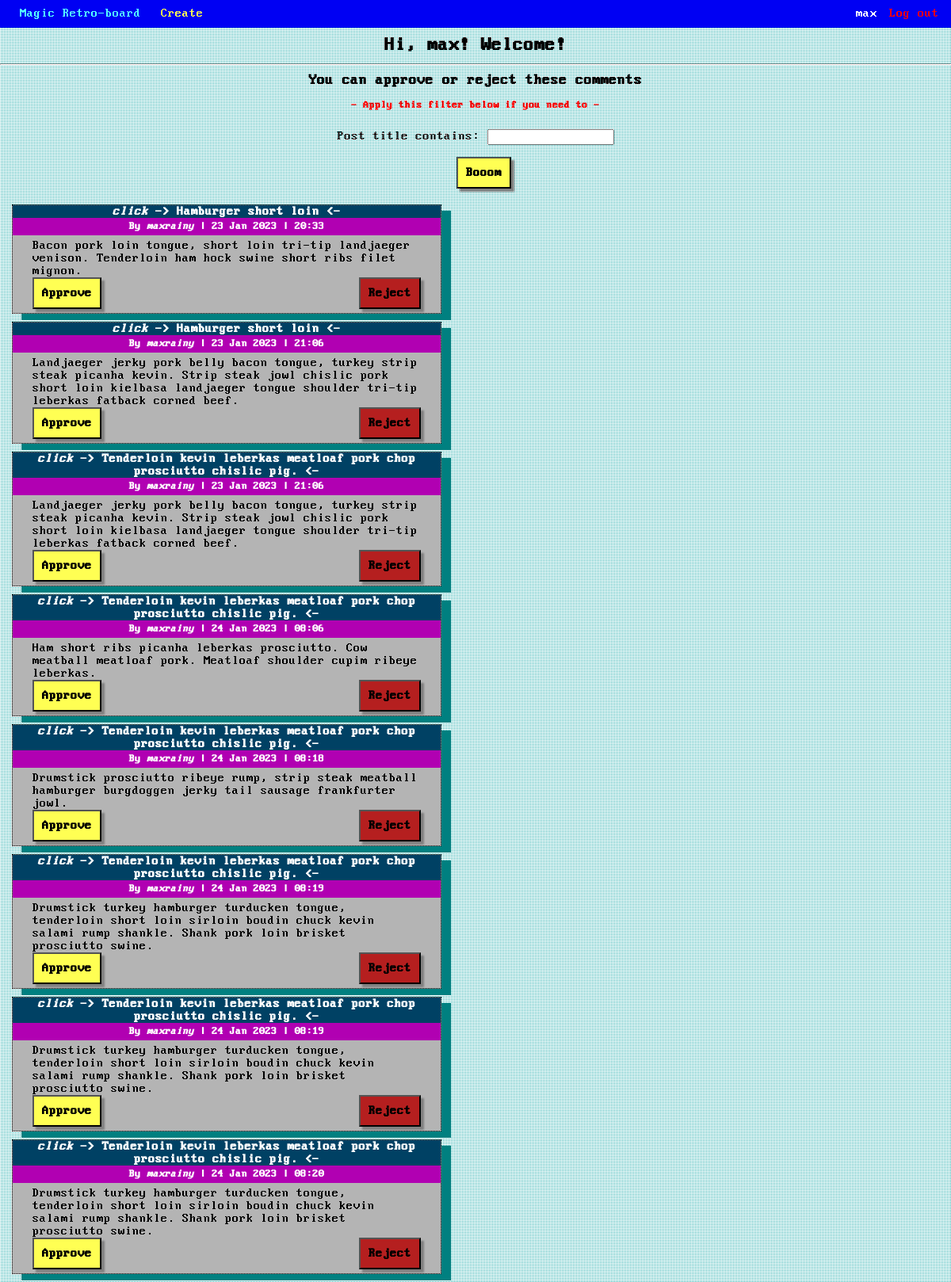
The page /profile/ (signed in) on the database as committed earlier.
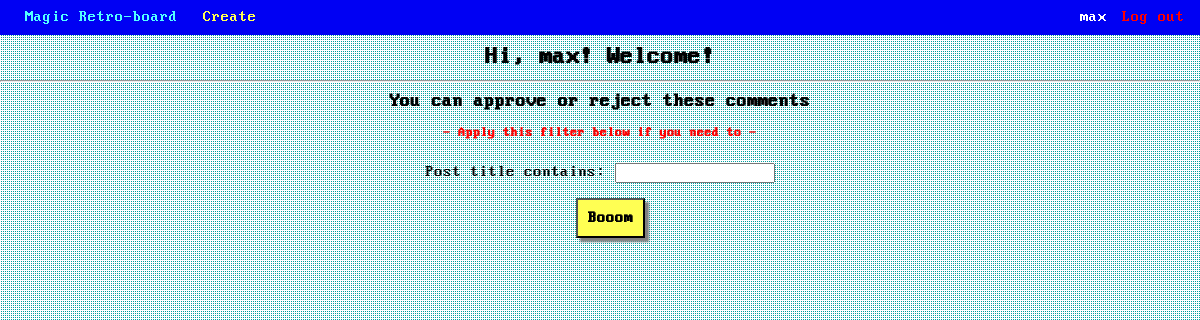
The same page on the database as committed later.
### board/models.py (models this page shows, shortened)
class Comment(models.Model):
    author = models.ForeignKey(User, on_delete=models.CASCADE, related_name='comment_user')
    text = models.TextField(max_length=255)  # simple text field to contain the comment
    post = models.ForeignKey(Post, on_delete=models.CASCADE, related_name='comment_post')  # o-t-o with Post
    rating = models.IntegerField(default=0)  # rating of the comment, starts from 0 initially
    created = models.DateTimeField(auto_now_add=True)  # time-field with automatically managed creation time
    approved = models.BooleanField(default=False)  # to check whether comment approved by the post author or not

class Post(models.Model):
    title = models.CharField(max_length=255)  # title column
    text = RichTextUploadingField()  # text column
    created = models.DateTimeField(auto_now_add=True)
    category = models.ForeignKey(Category, on_delete=models.CASCADE, related_name='post_category')  # o-t-o - Category
    author = models.ForeignKey(User, on_delete=models.CASCADE, related_name='post_user')  # o-t-o with User

### board/views.py (the view)
# urls.py: path('profile/', UserView.as_view(), name='user'),
class UserView(LoginRequiredMixin, ListView):
    template_name = 'profile.html'
    model = Comment
    context_object_name = 'coms'
    def get_queryset(self):
        queryset = super().get_queryset()
        self.filterset = CommentFilter(self.request.GET, queryset)
        return self.filterset.qs
    def get_context_data(self, **kwargs):
        context = super().get_context_data(**kwargs)
        context['filterset'] = self.filterset
        return context

### templates/profile.html (shortened to what this page needs)
{% extends 'flatpages/index.html' %}
{% block content %}
<h2 class="comment-heading">
    Hi, {{ user }}! Welcome!
</h2>
<hr>
<h3 class="comment-heading">
    You can approve or reject these comments
</h3>
<h5 class="comment-heading" style="color:red;">
    - Apply this filter below if you need to -
</h5>
<div>
    <form id="filter" class="comment-heading" action="" method="get">
        {{ filterset.form.as_p }}
    </form>
    <input form="filter" class="button-center boom" type="submit" value="Booom" />
</div>
{% for comment in coms %}
    {% if comment.author_id != user.id and not comment.approved %}
        <div class="shadow-comment dotted comment-profile">
            <h4 class="title">
                <a href="/news/{{ comment.post_id }}">
                    <i>click</i> -> {{ comment.post.title }} <-
                </a>
            </h4>
            <h5 class="author">
                By <i>{{ comment.author }}</i> |
                {{ comment.created|date:'d M Y' }} |
                {{ comment.created|date:'H:i' }}
            </h5>
            <div class="comment-text">
                {{ comment.text }}
                <div>
                    <button form="f_approve" name="com_approve" value="{{ comment.id }}" class="button-edit">
                        Approve
                    </button>
                    <button form="f_reject" name="com_delete" value="{{ comment.id }}" class="button-del">
                        Reject
                    </button>
                </div>
            </div>
        </div>
    {% endif %}
{% endfor %}
{% endblock %}

Rows that differ between the two databases and show on the page:
no longer on this page (row edited): Comment: post "Hamburger short loin", author "maxrainy", created "23 Jan 2023", created "20:33", text "Bacon pork loin tongue, short loin tri-tip landjaeger venison. Tenderloin ham hock swine short ribs filet mignon.", {{ comment.id }} 1 (drawn)
no longer on this page (row edited): Comment: post "Hamburger short loin", author "maxrainy", created "23 Jan 2023", created "21:06", text "Landjaeger jerky pork belly bacon tongue, turkey strip steak picanha kevin. Strip steak jowl chislic pork short loin kielbasa landjaeger tongue shoulder tri-tip leberkas fatback corned beef.", {{ comment.id }} 3 (drawn)
no longer on this page (row edited): Comment: post "Tenderloin kevin leberkas meatloaf pork chop prosciutto chislic pig.", author "maxrainy", created "23 Jan 2023", created "21:06", text "Landjaeger jerky pork belly bacon tongue, turkey strip steak picanha kevin. Strip steak jowl chislic pork short loin kielbasa landjaeger tongue shoulder tri-tip leberkas fatback corned beef.", {{ comment.id }} 4 (drawn)
no longer on this page (row edited): Comment: post "Tenderloin kevin leberkas meatloaf pork chop prosciutto chislic pig.", author "maxrainy", created "24 Jan 2023", created "08:06", text "Ham short ribs picanha leberkas prosciutto. Cow meatball meatloaf pork. Meatloaf shoulder cupim ribeye leberkas.", {{ comment.id }} 5 (drawn)
no longer on this page (row edited): Comment: post "Tenderloin kevin leberkas meatloaf pork chop prosciutto chislic pig.", author "maxrainy", created "24 Jan 2023", created "08:18", text "Drumstick prosciutto ribeye rump, strip steak meatball hamburger burgdoggen jerky tail sausage frankfurter jowl.", {{ comment.id }} 6 (drawn)
no longer on this page (row edited): Comment: post "Tenderloin kevin leberkas meatloaf pork chop prosciutto chislic pig.", author "maxrainy", created "24 Jan 2023", created "08:19", text "Drumstick turkey hamburger turducken tongue, tenderloin short loin sirloin boudin chuck kevin salami rump shankle. Shank pork loin brisket prosciutto swine.", {{ comment.id }} 7 (drawn)
no longer on this page (row edited): Comment: post "Tenderloin kevin leberkas meatloaf pork chop prosciutto chislic pig.", author "maxrainy", created "24 Jan 2023", created "08:19", text "Drumstick turkey hamburger turducken tongue, tenderloin short loin sirloin boudin chuck kevin salami rump shankle. Shank pork loin brisket prosciutto swine.", {{ comment.id }} 8 (drawn)
no longer on this page (row edited): Comment: post "Tenderloin kevin leberkas meatloaf pork chop prosciutto chislic pig.", author "maxrainy", created "24 Jan 2023", created "08:20", text "Drumstick turkey hamburger turducken tongue, tenderloin short loin sirloin boudin chuck kevin salami rump shankle. Shank pork loin brisket prosciutto swine.", {{ comment.id }} 9 (drawn)
